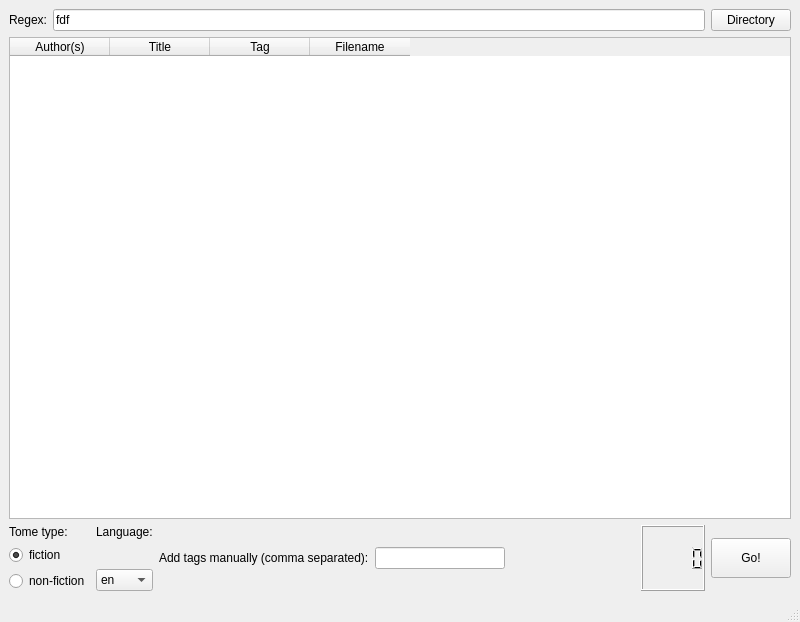
<?xml version="1.0" encoding="UTF-8"?>
<ui version="4.0">
 <class>main_window</class>
 <widget class="QMainWindow" name="main_window">
  <property name="geometry">
   <rect>
    <x>0</x>
    <y>0</y>
    <width>800</width>
    <height>622</height>
   </rect>
  </property>
  <property name="windowTitle">
   <string>RegExImportScannerAssistantToolThingy: no path set yet</string>
  </property>
  <widget class="QWidget" name="centralwidget">
   <layout class="QVBoxLayout" name="verticalLayout_3">
    <item>
     <layout class="QHBoxLayout" name="horizontalLayout_2">
      <item>
       <widget class="QLabel" name="label">
        <property name="text">
         <string>Regex:</string>
        </property>
       </widget>
      </item>
      <item>
       <widget class="QLineEdit" name="regex_input">
        <property name="text">
         <string>fdf</string>
        </property>
       </widget>
      </item>
      <item>
       <widget class="QPushButton" name="directory_button">
        <property name="text">
         <string>Directory</string>
        </property>
       </widget>
      </item>
     </layout>
    </item>
    <item>
     <widget class="QTableWidget" name="table_widget">
      <column>
       <property name="text">
        <string>Author(s)</string>
       </property>
      </column>
      <column>
       <property name="text">
        <string>Title</string>
       </property>
      </column>
      <column>
       <property name="text">
        <string>Tag</string>
       </property>
      </column>
      <column>
       <property name="text">
        <string>Filename</string>
       </property>
      </column>
     </widget>
    </item>
    <item>
     <layout class="QHBoxLayout" name="horizontalLayout">
      <item>
       <layout class="QVBoxLayout" name="verticalLayout_2">
        <item>
         <widget class="QLabel" name="label_2">
          <property name="text">
           <string>Tome type:</string>
          </property>
         </widget>
        </item>
        <item>
         <widget class="QRadioButton" name="fiction_radio_button">
          <property name="locale">
           <locale language="English" country="UnitedStates"/>
          </property>
          <property name="text">
           <string>fiction</string>
          </property>
          <property name="checked">
           <bool>true</bool>
          </property>
         </widget>
        </item>
        <item>
         <widget class="QRadioButton" name="nonfic_radio_button">
          <property name="locale">
           <locale language="English" country="UnitedStates"/>
          </property>
          <property name="text">
           <string>non-fiction</string>
          </property>
         </widget>
        </item>
       </layout>
      </item>
      <item>
       <layout class="QVBoxLayout" name="verticalLayout">
        <item>
         <widget class="QLabel" name="label_3">
          <property name="text">
           <string>Language:</string>
          </property>
         </widget>
        </item>
        <item>
         <spacer name="verticalSpacer">
          <property name="orientation">
           <enum>Qt::Vertical</enum>
          </property>
          <property name="sizeType">
           <enum>QSizePolicy::Preferred</enum>
          </property>
          <property name="sizeHint" stdset="0">
           <size>
            <width>20</width>
            <height>30</height>
           </size>
          </property>
         </spacer>
        </item>
        <item>
         <widget class="QComboBox" name="language_box">
          <item>
           <property name="text">
            <string>en</string>
           </property>
          </item>
          <item>
           <property name="text">
            <string>de</string>
           </property>
          </item>
         </widget>
        </item>
       </layout>
      </item>
      <item>
       <widget class="QLabel" name="label_4">
        <property name="text">
         <string>Add tags manually (comma separated):</string>
        </property>
       </widget>
      </item>
      <item>
       <widget class="QLineEdit" name="manual_tags_input"/>
      </item>
      <item>
       <spacer name="horizontalSpacer">
        <property name="orientation">
         <enum>Qt::Horizontal</enum>
        </property>
        <property name="sizeHint" stdset="0">
         <size>
          <width>40</width>
          <height>20</height>
         </size>
        </property>
       </spacer>
      </item>
      <item>
       <widget class="QLCDNumber" name="lcd_number"/>
      </item>
      <item>
       <widget class="QPushButton" name="go_button">
        <property name="minimumSize">
         <size>
          <width>0</width>
          <height>40</height>
         </size>
        </property>
        <property name="text">
         <string>Go!</string>
        </property>
       </widget>
      </item>
     </layout>
    </item>
   </layout>
  </widget>
  <widget class="QMenuBar" name="menubar">
   <property name="geometry">
    <rect>
     <x>0</x>
     <y>0</y>
     <width>800</width>
     <height>21</height>
    </rect>
   </property>
  </widget>
  <widget class="QStatusBar" name="statusbar"/>
 </widget>
 <resources/>
 <connections/>
</ui>
